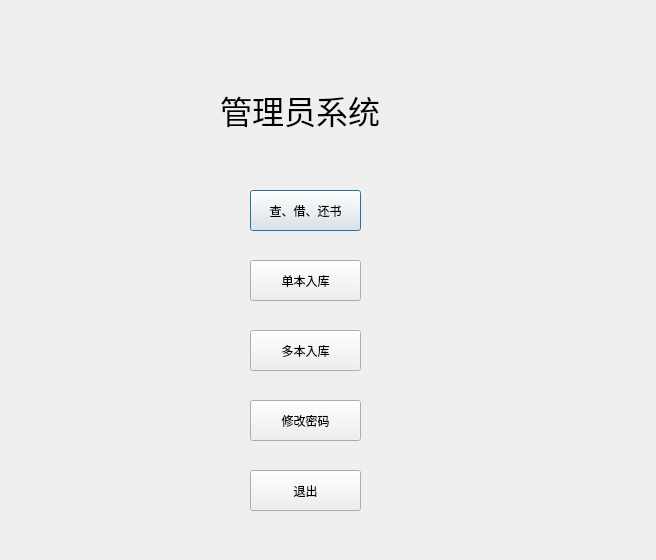
<?xml version="1.0" encoding="UTF-8"?>
<ui version="4.0">
 <class>RootUser</class>
 <widget class="QDialog" name="RootUser">
  <property name="geometry">
   <rect>
    <x>0</x>
    <y>0</y>
    <width>656</width>
    <height>560</height>
   </rect>
  </property>
  <property name="windowTitle">
   <string>Dialog</string>
  </property>
  <widget class="QLabel" name="label">
   <property name="geometry">
    <rect>
     <x>220</x>
     <y>70</y>
     <width>211</width>
     <height>81</height>
    </rect>
   </property>
   <property name="text">
    <string>&lt;html&gt;&lt;head/&gt;&lt;body&gt;&lt;p&gt;&lt;span style=&quot; font-size:24pt;&quot;&gt;管理员系统&lt;/span&gt;&lt;/p&gt;&lt;/body&gt;&lt;/html&gt;</string>
   </property>
  </widget>
  <widget class="QPushButton" name="pushButton">
   <property name="geometry">
    <rect>
     <x>250</x>
     <y>190</y>
     <width>111</width>
     <height>41</height>
    </rect>
   </property>
   <property name="text">
    <string>查、借、还书</string>
   </property>
  </widget>
  <widget class="QPushButton" name="pushButton_2">
   <property name="geometry">
    <rect>
     <x>250</x>
     <y>260</y>
     <width>111</width>
     <height>41</height>
    </rect>
   </property>
   <property name="text">
    <string>单本入库</string>
   </property>
  </widget>
  <widget class="QPushButton" name="pushButton_3">
   <property name="geometry">
    <rect>
     <x>250</x>
     <y>330</y>
     <width>111</width>
     <height>41</height>
    </rect>
   </property>
   <property name="text">
    <string>多本入库</string>
   </property>
  </widget>
  <widget class="QPushButton" name="pushButton_4">
   <property name="geometry">
    <rect>
     <x>250</x>
     <y>400</y>
     <width>111</width>
     <height>41</height>
    </rect>
   </property>
   <property name="text">
    <string>修改密码</string>
   </property>
  </widget>
  <widget class="QPushButton" name="pushButton_5">
   <property name="geometry">
    <rect>
     <x>250</x>
     <y>470</y>
     <width>111</width>
     <height>41</height>
    </rect>
   </property>
   <property name="text">
    <string>退出</string>
   </property>
  </widget>
 </widget>
 <resources/>
 <connections/>
</ui>
